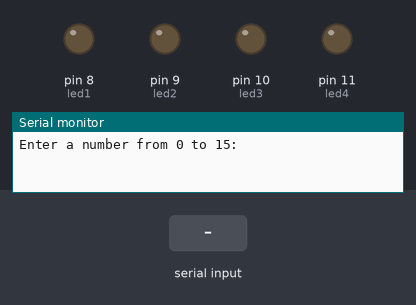
Bench run of a sketch on a simulated Arduino Uno, built with avr-gcc and run on an emulated ATmega328P. Shown: output pins drawn as LEDs (lit = HIGH), the last lines printed to the serial monitor. The inputs (shaded band) are chosen by the test bench.

Above: at 1.2 s.
1.3 s: "5\n" received over Serial
At 2.1 s:
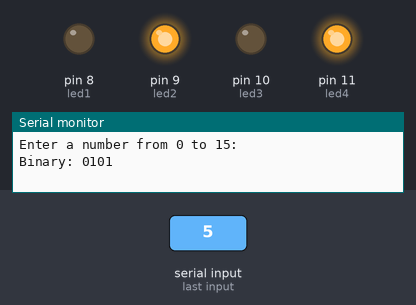
3.8 s: "90,45\n" received over Serial
Timing chart, 0 to 6.8 s (numbered marks = the images above; inputs shaded):
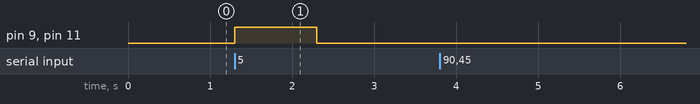

Measured:
- after the input at 1.3 s, pin 9 (led2), pin 11 (led4): LOW → HIGH at once, → LOW 1.0 s later

The sketch:

led_bit.ino
```cpp
int led1 = 8;
int led2 = 9;
int led3 = 10;
int led4 = 11;

void setup()
{
  pinMode(led1, OUTPUT);
  pinMode(led2, OUTPUT);
  pinMode(led3, OUTPUT);
  pinMode(led4, OUTPUT);

  Serial.begin(9600);

  Serial.println("Enter a number from 0 to 15:");
}

void loop()
{
  if (Serial.available() > 0)
  {
    int a = Serial.parseInt();

    if (a >= 0 && a <= 15)
    {
      int bit1, bit2, bit3, bit4;

      if (a >= 8)
      {
        bit1 = 1;
        a = a - 8;
      }
      else
      {
        bit1 = 0;
      }

      if (a >= 4)
      {
        bit2 = 1;
        a = a - 4;
      }
      else
      {
        bit2 = 0;
      }

      if (a >= 2)
      {
        bit3 = 1;
        a = a - 2;
      }
      else
      {
        bit3 = 0;
      }

      if (a >= 1)
      {
        bit4 = 1;
        a = a - 1;
      }
      else
      {
        bit4 = 0;
      }

      digitalWrite(led1, bit1);
      digitalWrite(led2, bit2);
      digitalWrite(led3, bit3);
      digitalWrite(led4, bit4);

      Serial.print("Binary: ");
      Serial.print(bit1);
      Serial.print(bit2);
      Serial.print(bit3);
      Serial.println(bit4);
    }
    else
    {
      Serial.println("Enter a number from 0 to 15.");
    }
  }
}
```
